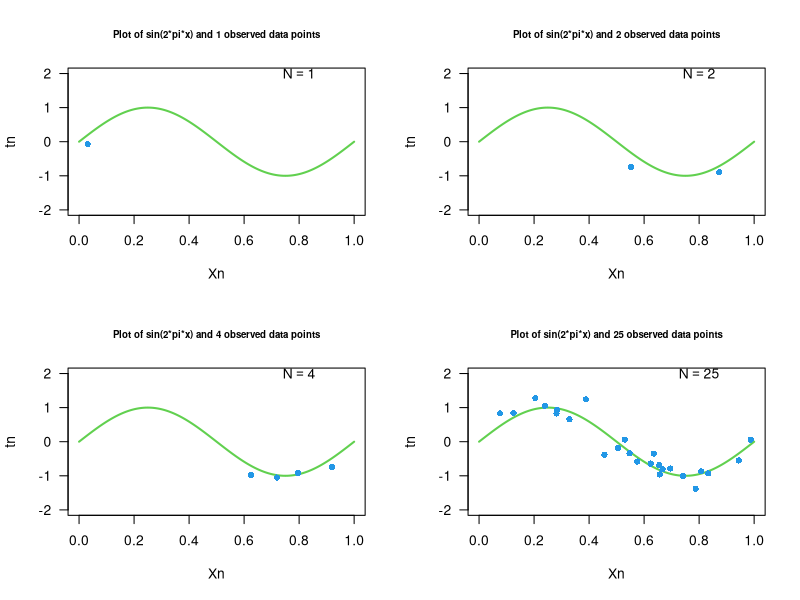
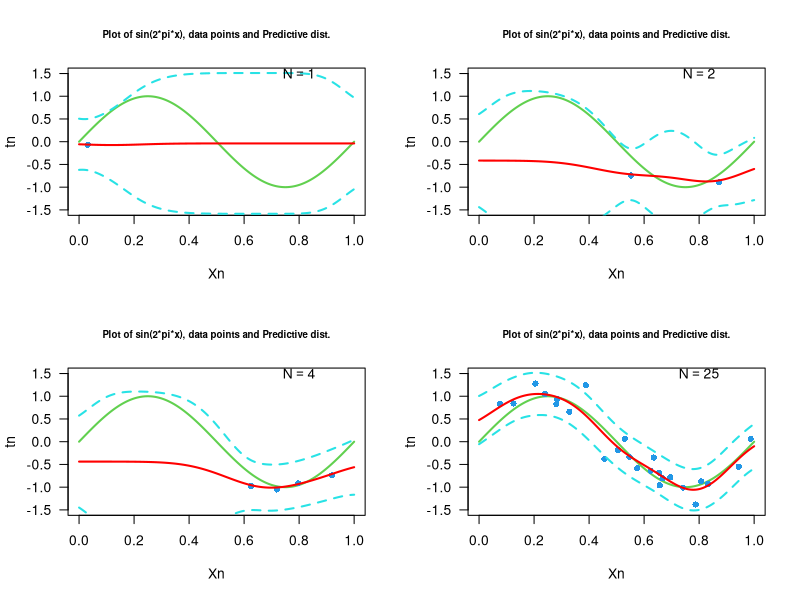
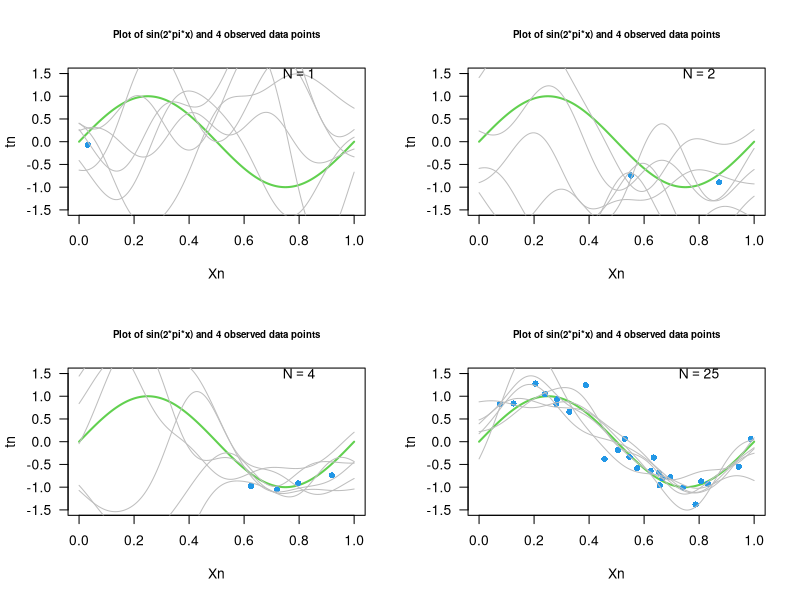
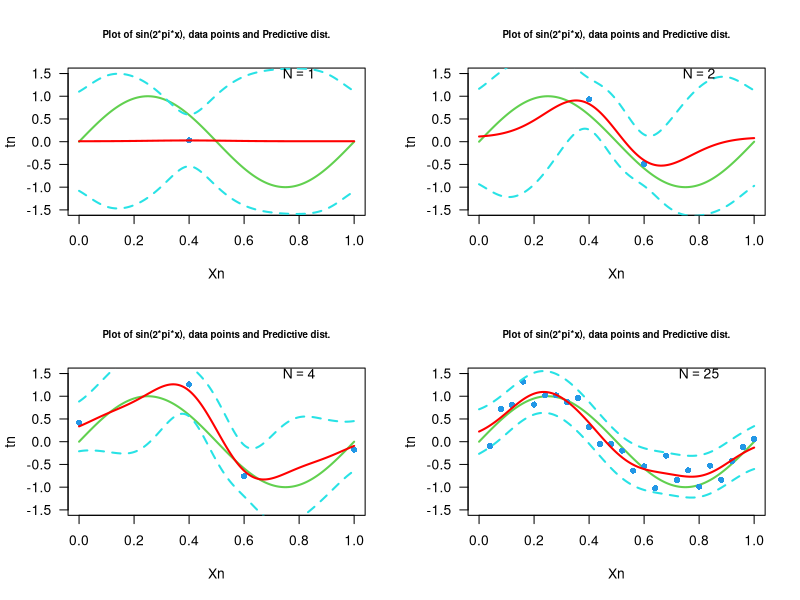
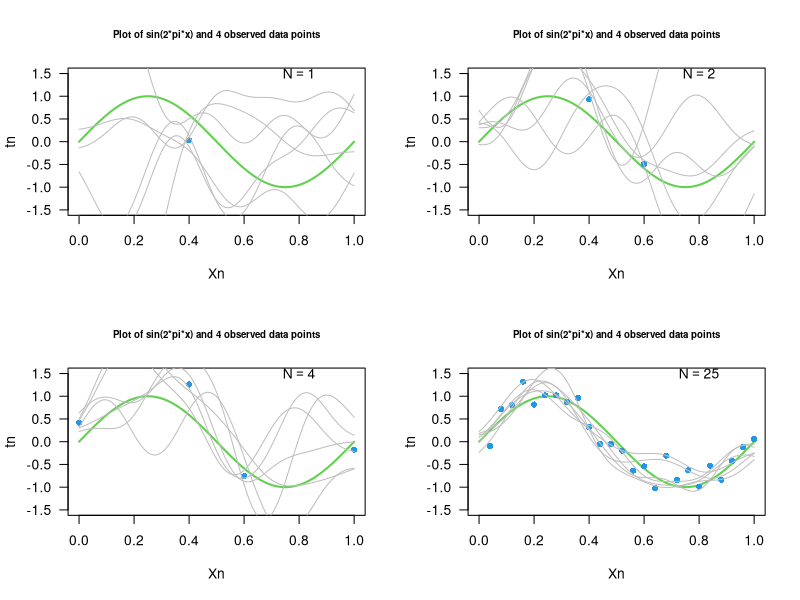

Write the R code that produced these figures, in order.
## ---- chunk 1
knitr::opts_chunk$set(echo = T, message = F, warning = F, fig.align = "center",
                      fig.height = 8, fig.width = 7, cache = F)
## ---- chunk 2
library(MASS)
## Creating a function for sin(2*pi*x)
f <- function(x){sin(2*pi*x)}
## Creating input variable for the function
Xn <- seq(0,1, 0.001)
## making a dataframe for the two sets of data above
tn <- f(Xn)
data_sinx <- data.frame(Xn, tn = f(Xn))

## setting  a seed to avoid changing random samples from rnorm()
set.seed(59)

## Creating the training data set from the range[0,1]
# X_training1 <- 0.4
# X_training2 <- c(0.4, 0.6)
# X_training3 <- c(0,0.4,0.6,1)
# X_training4 <- seq(0,1,0.04)[-1]
X_training1 <- runif(1,min = 0, max = 1)
X_training2 <- runif(2,min = 0, max = 1)
X_training3 <- runif(4,min = 0, max = 1)
X_training4 <- runif(25,min = 0, max = 1)


## Creating the target variable
## Varying the variance parameter in the rnorm function show how far
## the blue points are away from the green curve
sigma_squared <- 0.3



## Generating the target variables based on the training data set and 
## Gaussian noise.
t_target1 = f(X_training1) + rnorm(1, 0, sigma_squared)
t_target2 = f(X_training2) + rnorm(2, 0, sigma_squared)
t_target3 = f(X_training3) + rnorm(4, 0, sigma_squared)
t_target4 = f(X_training4) + rnorm(25, 0, sigma_squared)

## making a dataframe form the observed (training and target) dataset
datframe1 = data.frame(X_training1, t_target1)
datframe2 = data.frame(X_training2, t_target2)
datframe3 = data.frame(X_training3, t_target3)
datframe4 = data.frame(X_training4, t_target4)





## ---- chunk 3
## demacation of the plotting area
layout(matrix(1:4, ncol = 2, byrow = T ))
## Plot with of the polynomial with order = 0
plot(tn~Xn, data = data_sinx, col = 3, type = "l", las = 1, lwd = 2,
     main = "Plot of sin(2*pi*x) and 1 observed data points", 
     cex.main = 0.7, ylim = c(-2,2))
text(.8,2, expression( N == 1))
points(t_target1~X_training1, data = datframe1, col = 4, pch = 16)


## Plot with of the polynomial with order = 1
plot(tn~Xn, data = data_sinx, col = 3, type = "l", las = 1, lwd = 2,
     main = "Plot of sin(2*pi*x) and 2 observed data points", 
     cex.main = 0.7, ylim = c(-2,2))
text(.8,2, expression( N == 2))
points(t_target2~X_training2, data = datframe2, col = 4, pch = 16)


## Plot with of the polynomial with order = 3
plot(tn~Xn, data = data_sinx, col = 3, type = "l", las = 1, lwd = 2,
     main = "Plot of sin(2*pi*x) and 4 observed data points", 
     cex.main = 0.7, ylim = c(-2,2))
text(.8,2, expression( N == 4))
points(t_target3~X_training3, data = datframe3, col = 4, pch = 16)


plot(tn~Xn, data = data_sinx, col = 3, type = "l", las = 1, lwd = 2,
     main = "Plot of sin(2*pi*x) and 25 observed data points", 
     cex.main = 0.7,ylim = c(-2,2))
text(.8,2, expression( N == 25))
points(t_target4~X_training4, data = datframe4, col = 4, pch = 16)
layout(matrix(1:1, ncol = 2, byrow = T ))
## ---- chunk 4

## function for the Gaussian Basis
## changing the sigma2 in the basis function has an effect on the graph
G <- function(x, mu, sigma2 = 0.01  ){
  exp(-((x - mu)^2)/(2*sigma2))
}


## function for the posterior over w 

Norm.pred <- function(Xn, x , t ){
## Creating the design matrix of the input variable

hyperparameter.precision  = 3 ## these precision has effect on the variance of the curves
beta = hyperparameter.precision + 3
Alpha = hyperparameter.precision -2


## Creating the design matrix from the basis function from train data set
Bn <- 9 # number of basis functions
PHI <- matrix(NA, ncol = Bn, nrow = length(x), byrow = F)
k = 1
 for(i in seq(0.1,0.9,0.1)){
  PHI[,k] <- G(x = x, mu = i)
 k = k +1}
PHI <- as.matrix(cbind(rep(1,length(x)), PHI))

## creating identity matrix
I <- diag(dim(t(PHI)%*%PHI)[1])

## Creating the mean and variance of the posterior over w given t
SN <- solve(Alpha*I + beta*(t(PHI)%*%PHI))
mN <- beta*SN%*%(t(PHI)%*%t)


## Creating the design matrix from the basis function for prediction
Bn <- 9 # number of basis functions
PHI.pred <- matrix(NA, ncol = Bn, nrow = length(Xn), byrow = F)
k = 1
 for(i in seq(0.1,0.9,0.1)){
  PHI.pred[,k] <- G(x = Xn, mu = i)
 k = k +1}
PHI.pred <- as.matrix(cbind(rep(1,length(Xn)), PHI.pred))


## Creating the mean and variance of the predictive distribution of t_new given X_new,
mNp <- c()
for(i in 1:length(Xn)){
mNp[i] <- t(mN)%*%PHI.pred[i,]}

SNp <- c()
for(i in 1:length(Xn)){
SNp[i] <- (1/beta) + t(PHI.pred[i,])%*%SN%*%PHI.pred[i,]}

return(list(mN = mN, SN = SN, mNp = mNp, SNp = SNp))
}


###############################################################3
plot3.8 <- function(Xn, train, target){

  ## getting the parameters from norm function
p = Norm.pred(Xn, train, target)

d <- cbind(Xn,Xn,Xn,(p$mNp + sqrt(p$SNp)), p$mNp, (p$mNp - sqrt(p$SNp)))

plot(tn~Xn, data = data_sinx, col = 3, type = "l", las = 1, lwd = 2,
     main = "Plot of sin(2*pi*x), data points and Predictive dist.", 
     cex.main = 0.7, ylim = c(-1.5,1.5))
points(target ~ train, col = 4, pch = 16)
lines(d[,1], d[,4], col = 13, type = "l", lty = 2, lwd = 2)
lines(d[,2], d[,5], col = "red", type = "l", lwd = 2)
lines(d[,3], d[,6], col = 13, type = "l", lty = 2, lwd = 2)
}

par(mfrow = c(2,2))
plot3.8(Xn, X_training1, t_target1);text(.8,1.5, expression( N == 1))
plot3.8(Xn, X_training2, t_target2);text(.8,1.5, expression( N == 2))
plot3.8(Xn, X_training3, t_target3);text(.8,1.5, expression( N == 4))
plot3.8(Xn, X_training4, t_target4);text(.8,1.5, expression( N == 25))
par(mfrow = c(1,1))

## ---- chunk 5

## function for the Gaussian Basis
## changing the sigma2 in the basis function has an effect on the graph
G <- function(x, mu, sigma2 = 0.01  ){
  exp(-((x - mu)^2)/(2*sigma2))
}


## function for the posterior over w 

Norm <- function(x , t ){
## Creating the design matrix of the input variable

hyperparameter.precision  = 3 ## these precision has effect on the variance of the curves
beta = hyperparameter.precision + 3
Alpha = hyperparameter.precision -2


## Creating the design matrix from the basis function

Bn <- 9 # number of basis functions
PHI <- matrix(NA, ncol = Bn, nrow = length(x), byrow = F)
k = 1
 for(i in seq(0.1,0.9,0.1)){
  PHI[,k] <- G(x = x, mu = i)
 k = k +1}
PHI <- as.matrix(cbind(rep(1,length(x)), PHI))

## creating identity matrix
I <- diag(dim(t(PHI)%*%PHI)[1])

## Creating the mean and variance of the posterior over w given t
SN <- solve(Alpha*I + beta*(t(PHI)%*%PHI))
mN <- beta*SN%*%(t(PHI)%*%t)

## Creating the mean and variance of the predictive distribution of t_new given X_new,
Xnew <- sample(x, 1)
PHIp <- matrix(NA, ncol = 1 , nrow = Bn, byrow = F)
k = 1
for(i in seq(0.1,0.9,0.1)){
  PHIp[k,] <- G(x = Xnew, mu = i)
 k = k +1}
PHIp <- rbind(1, PHIp)
mNp <- t(mN)%*%PHIp
SNp <- (1/beta) + t(PHIp)%*%SN%*%PHIp
return(list(mN = mN, SN = SN, mNp = mNp, SNp = SNp))
}


###############################################################


plot3.9 <- function(Xn, train, target){

simN = 6 # number of samples

par = Norm(train, target) # getting the parameters of the posterior


# Sampling from multivariate dist of the posterior
# Creating a container for 6 samples
s <- matrix(NA, nrow = dim(par$mN)[1], ncol = simN, byrow = F)
k= 1
for(i in 1:simN){
  s[,k]  = mvrnorm(n = 1, mu = par$mN, Sigma = par$SN)
  k = k +1}

## Creating a new design matrix from the basis function for plotting
Bn <- 9 # number of basis functions
PHI_plot <- matrix(NA, ncol = Bn, nrow = length(Xn) , byrow = T)
k = 1
 for(i in seq(0.1,0.9,0.1)){
  PHI_plot[,k] <- G(x = Xn, mu = i)
 k = k +1}
PHI_plot <- as.matrix(cbind(rep(1,length(Xn)), PHI_plot))

plot(tn~Xn, data = data_sinx, col = 3, type = "l", las = 1, lwd = 2,
     main = "Plot of sin(2*pi*x) and 4 observed data points", 
     cex.main = 0.7, ylim = c(-1.5,1.5))
points(target~train,col = 4, pch = 16)
for(i in 1:simN){
  lines(Xn, PHI_plot%*%s[,i], col = "grey", type = "l")
}}


par(mfrow = c(2,2))
plot3.9(Xn, X_training1, t_target1);text(.8,1.5, expression( N == 1))
plot3.9(Xn, X_training2, t_target2);text(.8,1.5, expression( N == 2))
plot3.9(Xn, X_training3, t_target3);text(.8,1.5, expression( N == 4))
plot3.9(Xn, X_training4, t_target4);text(.8,1.5, expression( N == 25))
par(mfrow = c(1,1))
## ---- chunk 6
library(MASS)
## Creating a function for sin(2*pi*x)
f <- function(x){sin(2*pi*x)}
## Creating input variable for the function
Xn <- seq(0,1, 0.001)
## making a dataframe for the two sets of data above
tn <- f(Xn)
data_sinx <- data.frame(Xn, tn = f(Xn))

## setting  a seed to avoid changing random samples from rnorm()
set.seed(59)

## Creating the training data set from the range[0,1]
X_training1 <- 0.4
X_training2 <- c(0.4, 0.6)
X_training3 <- c(0,0.4,0.6,1)
X_training4 <- seq(0,1,0.04)[-1]
# X_training1 <- runif(1,min = 0, max = 1)
# X_training2 <- runif(2,min = 0, max = 1)
# X_training3 <- runif(4,min = 0, max = 1)
# X_training4 <- runif(25,min = 0, max = 1)


## Creating the target variable
## Varying the variance parameter in the rnorm function show how far
## the blue points are away from the green curve
sigma_squared <- 0.3



## Generating the target variables based on the training data set and 
## Gaussian noise.
t_target1 = f(X_training1) + rnorm(1, 0, sigma_squared)
t_target2 = f(X_training2) + rnorm(2, 0, sigma_squared)
t_target3 = f(X_training3) + rnorm(4, 0, sigma_squared)
t_target4 = f(X_training4) + rnorm(25, 0, sigma_squared)

## making a dataframe form the observed (training and target) dataset
datframe1 = data.frame(X_training1, t_target1)
datframe2 = data.frame(X_training2, t_target2)
datframe3 = data.frame(X_training3, t_target3)
datframe4 = data.frame(X_training4, t_target4)

## ---- chunk 7
par(mfrow = c(2,2))
plot3.8(Xn, X_training1, t_target1);text(.8,1.5, expression( N == 1))
plot3.8(Xn, X_training2, t_target2);text(.8,1.5, expression( N == 2))
plot3.8(Xn, X_training3, t_target3);text(.8,1.5, expression( N == 4))
plot3.8(Xn, X_training4, t_target4);text(.8,1.5, expression( N == 25))
par(mfrow = c(1,1))

## ---- chunk 8
par(mfrow = c(2,2))
plot3.9(Xn, X_training1, t_target1);text(.8,1.5, expression( N == 1))
plot3.9(Xn, X_training2, t_target2);text(.8,1.5, expression( N == 2))
plot3.9(Xn, X_training3, t_target3);text(.8,1.5, expression( N == 4))
plot3.9(Xn, X_training4, t_target4);text(.8,1.5, expression( N == 25))
par(mfrow = c(1,1))
